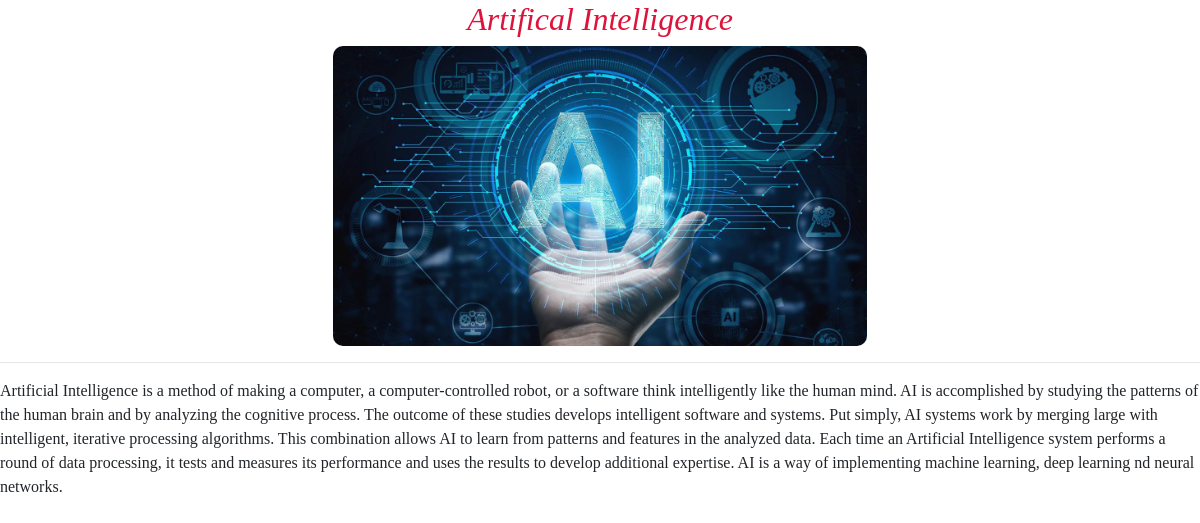
The page /detail/17 (signed in) on the database its author committed.
### curd/models.py (models this page shows, shortened)
class Blog(models.Model):
    user = models.ForeignKey(User,on_delete = models.CASCADE,null=True)
    Title=models.CharField(max_length=40)
    Image=models.ImageField(upload_to="media/Blog")
    Description=models.TextField()

### curd/views.py (the view)
# urls.py: path('detail/<int:id>',views.detail,name="detail"),
@login_required(login_url='login')
def detail(request,id):
    detail=Blog.objects.get(id=id)
    return render(request,"detail.html",{'desc':detail})

### curd/templates/detail.html (shortened to what this page needs)
<!DOCTYPE html>
<html lang="en">
<head>
    <link rel="stylesheet" href="https://cdn.jsdelivr.net/npm/bootstrap@4.3.1/dist/css/bootstrap.min.css">
</head>
<body>
    {% if desc %}
    <div>
        <center><h2>{{desc.Title}}</h2>
        <img src="{{desc.Image.url}}" height="300px"></center>
        <hr>
        <p>{{desc.Description}}</p>
    </div>
    {% endif %}
</body>
</html>

### curd/templates/detail.html (style rules this page uses)
h2 { color:crimson; font-style: italic; font-family: fantasy; }
img { border-radius:10px; }
p { font-family:serif; }

### rows shown on the page
Blog: Title "Artifical Intelligence", Image (picture), Description "Artificial Intelligence is a method of making a computer, a computer-controlled robot, or a software think intelligently like the human mind. AI is accomplished by studying the patterns of the human brain and by analyzing the cognitive process. The outcome of these studies develops intelligent software and systems. Put simply, AI systems work by merging large with intelligent, iterative processing algorithms. This combination allows AI to learn from patterns and features in the analyzed data. Each time an Artificial Intelligence system performs a round of data processing, it tests and measures its performance and uses the results to develop additional expertise. AI is a way of implementing…"
